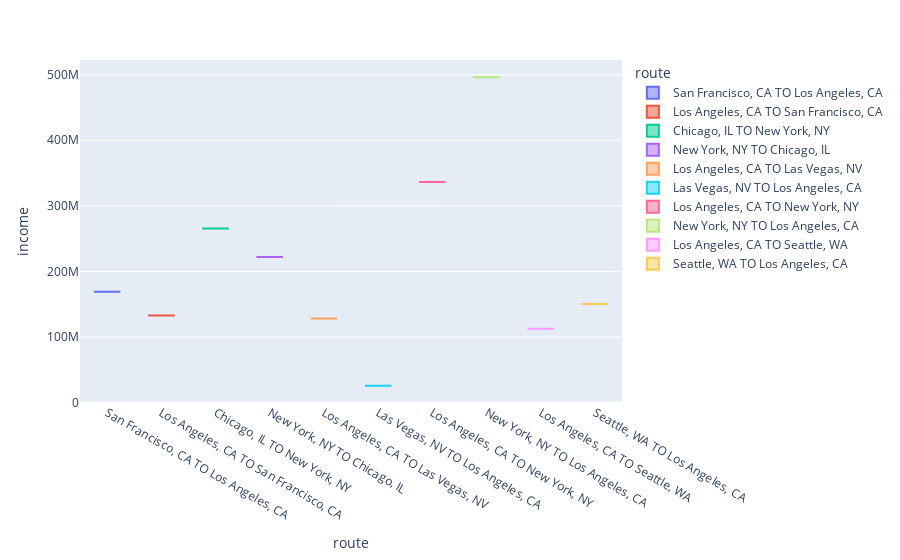

This figure's notebook cell:
### Code cell
#total cost

df_income_rout=data.sort_values(by='income',ascending=False)[:10]
df = px.data.tips()
fig = px.box(df_cost_rout, x="route", y="income", color='route')
fig.show()

### Figure 1 — Plotly figure (JSON) as saved in the notebook; plotly's stock layout.template omitted (floating-point values rounded to 4 significant figures)
{"data": [{"alignmentgroup": "True", "hovertemplate": "route=%{x}<br>income=%{y}<extra></extra>", "legendgroup": "San Francisco, CA TO Los Angeles, CA", "marker": {"color": "#636efa"}, "name": "San Francisco, CA TO Los Angeles, CA", "notched": false, "offsetgroup": "San Francisco, CA TO Los Angeles, CA", "orientation": "v", "showlegend": true, "type": "box", "x": ["San Francisco, CA TO Los Angeles, CA"], "x0": " ", "xaxis": "x", "y": [168900000.0], "y0": " ", "yaxis": "y"}, {"alignmentgroup": "True", "hovertemplate": "route=%{x}<br>income=%{y}<extra></extra>", "legendgroup": "Los Angeles, CA TO San Francisco, CA", "marker": {"color": "#EF553B"}, "name": "Los Angeles, CA TO San Francisco, CA", "notched": false, "offsetgroup": "Los Angeles, CA TO San Francisco, CA", "orientation": "v", "showlegend": true, "type": "box", "x": ["Los Angeles, CA TO San Francisco, CA"], "x0": " ", "xaxis": "x", "y": [132700000.0], "y0": " ", "yaxis": "y"}, {"alignmentgroup": "True", "hovertemplate": "route=%{x}<br>income=%{y}<extra></extra>", "legendgroup": "Chicago, IL TO New York, NY", "marker": {"color": "#00cc96"}, "name": "Chicago, IL TO New York, NY", "notched": false, "offsetgroup": "Chicago, IL TO New York, NY", "orientation": "v", "showlegend": true, "type": "box", "x": ["Chicago, IL TO New York, NY"], "x0": " ", "xaxis": "x", "y": [265500000.0], "y0": " ", "yaxis": "y"}, {"alignmentgroup": "True", "hovertemplate": "route=%{x}<br>income=%{y}<extra></extra>", "legendgroup": "New York, NY TO Chicago, IL", "marker": {"color": "#ab63fa"}, "name": "New York, NY TO Chicago, IL", "notched": false, "offsetgroup": "New York, NY TO Chicago, IL", "orientation": "v", "showlegend": true, "type": "box", "x": ["New York, NY TO Chicago, IL"], "x0": " ", "xaxis": "x", "y": [222000000.0], "y0": " ", "yaxis": "y"}, {"alignmentgroup": "True", "hovertemplate": "route=%{x}<br>income=%{y}<extra></extra>", "legendgroup": "Los Angeles, CA TO Las Vegas, NV", "marker": {"color": "#FFA15A"}, "name": "Los Angeles, CA TO Las Vegas, NV", "notched": false, "offsetgroup": "Los Angeles, CA TO Las Vegas, NV", "orientation": "v", "showlegend": true, "type": "box", "x": ["Los Angeles, CA TO Las Vegas, NV"], "x0": " ", "xaxis": "x", "y": [128100000.0], "y0": " ", "yaxis": "y"}, {"alignmentgroup": "True", "hovertemplate": "route=%{x}<br>income=%{y}<extra></extra>", "legendgroup": "Las Vegas, NV TO Los Angeles, CA", "marker": {"color": "#19d3f3"}, "name": "Las Vegas, NV TO Los Angeles, CA", "notched": false, "offsetgroup": "Las Vegas, NV TO Los Angeles, CA", "orientation": "v", "showlegend": true, "type": "box", "x": ["Las Vegas, NV TO Los Angeles, CA"], "x0": " ", "xaxis": "x", "y": [25560000.0], "y0": " ", "yaxis": "y"}, {"alignmentgroup": "True", "hovertemplate": "route=%{x}<br>income=%{y}<extra></extra>", "legendgroup": "Los Angeles, CA TO New York, NY", "marker": {"color": "#FF6692"}, "name": "Los Angeles, CA TO New York, NY", "notched": false, "offsetgroup": "Los Angeles, CA TO New York, NY", "orientation": "v", "showlegend": true, "type": "box", "x": ["Los Angeles, CA TO New York, NY"], "x0": " ", "xaxis": "x", "y": [336500000.0], "y0": " ", "yaxis": "y"}, {"alignmentgroup": "True", "hovertemplate": "route=%{x}<br>income=%{y}<extra></extra>", "legendgroup": "New York, NY TO Los Angeles, CA", "marker": {"color": "#B6E880"}, "name": "New York, NY TO Los Angeles, CA", "notched": false, "offsetgroup": "New York, NY TO Los Angeles, CA", "orientation": "v", "showlegend": true, "type": "box", "x": ["New York, NY TO Los Angeles, CA"], "x0": " ", "xaxis": "x", "y": [496300000.0], "y0": " ", "yaxis": "y"}, {"alignmentgroup": "True", "hovertemplate": "route=%{x}<br>income=%{y}<extra></extra>", "legendgroup": "Los Angeles, CA TO Seattle, WA", "marker": {"color": "#FF97FF"}, "name": "Los Angeles, CA TO Seattle, WA", "notched": false, "offsetgroup": "Los Angeles, CA TO Seattle, WA", "orientation": "v", "showlegend": true, "type": "box", "x": ["Los Angeles, CA TO Seattle, WA"], "x0": " ", "xaxis": "x", "y": [112600000.0], "y0": " ", "yaxis": "y"}, {"alignmentgroup": "True", "hovertemplate": "route=%{x}<br>income=%{y}<extra></extra>", "legendgroup": "Seattle, WA TO Los Angeles, CA", "marker": {"color": "#FECB52"}, "name": "Seattle, WA TO Los Angeles, CA", "notched": false, "offsetgroup": "Seattle, WA TO Los Angeles, CA", "orientation": "v", "showlegend": true, "type": "box", "x": ["Seattle, WA TO Los Angeles, CA"], "x0": " ", "xaxis": "x", "y": [150500000.0], "y0": " ", "yaxis": "y"}], "layout": {"boxmode": "overlay", "legend": {"title": {"text": "route"}, "tracegroupgap": 0}, "margin": {"t": 60}, "xaxis": {"anchor": "y", "categoryarray": ["San Francisco, CA TO Los Angeles, CA", "Los Angeles, CA TO San Francisco, CA", "Chicago, IL TO New York, NY", "New York, NY TO Chicago, IL", "Los Angeles, CA TO Las Vegas, NV", "Las Vegas, NV TO Los Angeles, CA", "Los Angeles, CA TO New York, NY", "New York, NY TO Los Angeles, CA", "Los Angeles, CA TO Seattle, WA", "Seattle, WA TO Los Angeles, CA"], "categoryorder": "array", "domain": [0, 1], "title": {"text": "route"}}, "yaxis": {"anchor": "x", "domain": [0, 1], "title": {"text": "income"}}}}
